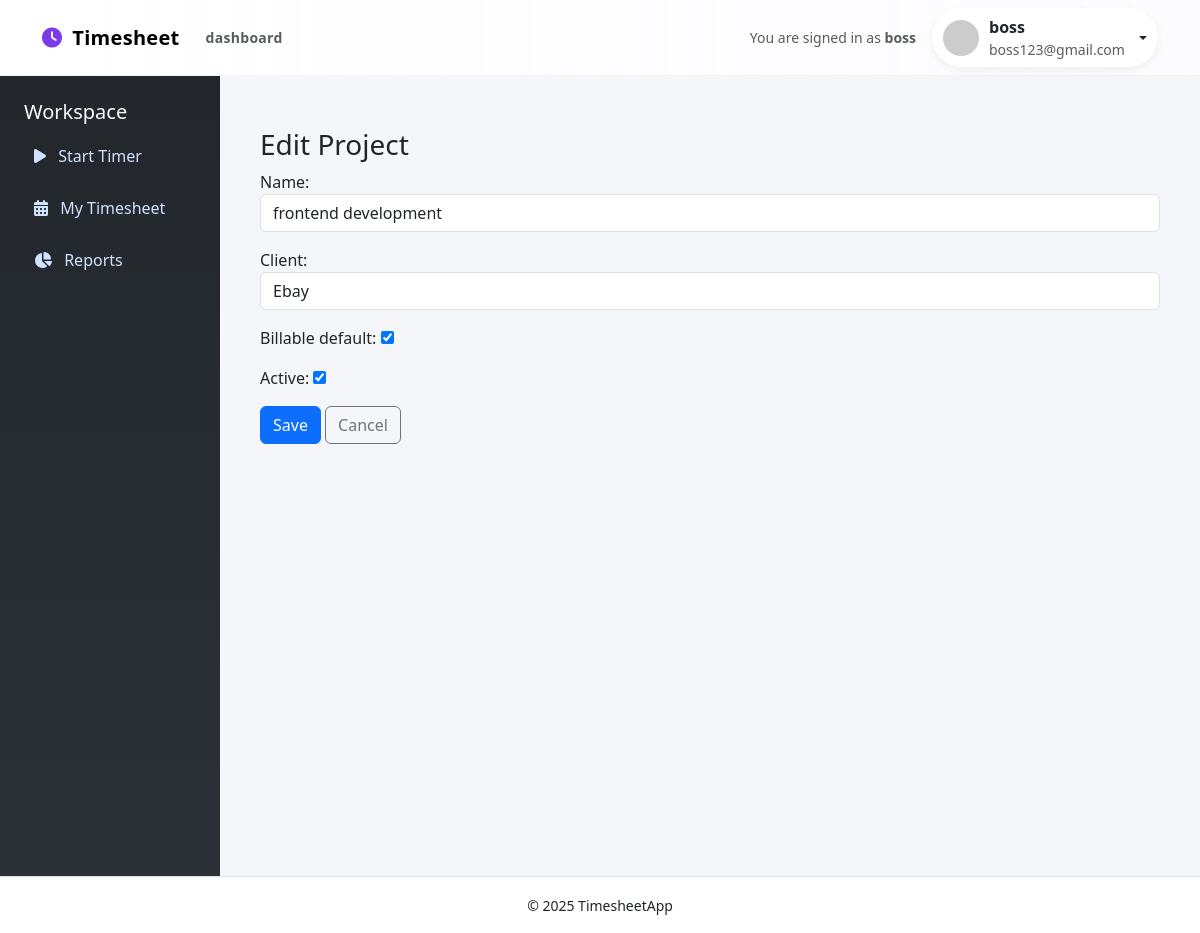
Screenshot of /manager/projects/2/edit/ (signed in) with the database file from the repository.
### timesheet_app/models.py (models this page shows, shortened)
class CustomUser(AbstractUser):
    role = models.CharField(max_length=10, choices=ROLE_CHOICES)

class Project(models.Model):
    name = models.CharField(max_length=120)
    client = models.CharField(max_length=120)
    billable_default = models.BooleanField(default=True)
    active = models.BooleanField(default=True)
    created_at = models.DateTimeField(auto_now_add=True)
    updated_at = models.DateTimeField(auto_now=True)
    class Meta:
        indexes = [
            models.Index(fields=["active"]),
        ]

### timesheet_app/views.py (the view)
# urls.py: path("manager/projects/<int:project_id>/edit/", project_edit, name="project_edit"),
@role_required('manager')
@login_required
def project_edit(request, project_id):
    proj = get_object_or_404(Project, pk=project_id)
    if request.method == 'POST':
        form = ProjectForm(request.POST, instance=proj)
        if form.is_valid():
            form.save()
            messages.success(request, 'Project updated.')
            return redirect('projects_list')
    else:
        form = ProjectForm(instance=proj)
    return render(request, 'dashboard/project_form.html', {'form': form, 'project': proj})

### timesheet_app/forms.py
class ProjectForm(forms.ModelForm):
    class Meta:
        model = Project
        fields = ["name", "client", "billable_default", "active"]
        widgets = {
            "name": forms.TextInput(attrs={"class": "form-control"}),
            "client": forms.TextInput(attrs={"class": "form-control"}),
            "billable_default": forms.CheckboxInput(),
            "active": forms.CheckboxInput(),
        }

### timesheet_app/templates/dashboard/project_form.html (shortened to what this page needs)
{% extends 'base.html' %}
{% block content %}
<div class="container my-4">
  <h3>{% if project %}Edit Project{% else %}New Project{% endif %}</h3>
  <form method="POST">
    {{ form.as_p }}
    <button class="btn btn-primary">Save</button>
    <a class="btn btn-outline-secondary" href="{% url 'projects_list' %}">Cancel</a>
  </form>
</div>
{% endblock %}

### timesheet_app/templates/base.html (shortened to what this page needs)
{% load static %}
<!doctype html>
<html lang="en">
<head>
  <link href="https://cdn.jsdelivr.net/npm/bootstrap@5.3.0/dist/css/bootstrap.min.css" rel="stylesheet">
  <link href="https://cdnjs.cloudflare.com/ajax/libs/font-awesome/6.4.0/css/all.min.css" rel="stylesheet">
</head>
<body>
<nav class="navbar navbar-expand-lg navbar-light" style="background: linear-gradient(90deg, rgba(255,255,255,0.7), rgba(250,250,255,0.6)); border-bottom:1px solid rgba(0,0,0,0.04);">
  <div class="container">
    <div class="app-brand">
      <i class="fa-solid fa-clock fa-lg" style="color:var(--accent)"></i>
      <a class="navbar-brand" href="{% url 'home' %}">Timesheet</a>
      <small class="text-muted">dashboard</small>
    </div>
    <div class="d-flex align-items-center">
      <div class="me-3 text-muted small">You are signed in as <strong>{{ user.get_full_name|default:user.username }}</strong></div>
      {% if user.is_authenticated %}
      <div class="dropdown">
        <button class="btn profile-pill dropdown-toggle" data-bs-toggle="dropdown" aria-expanded="false">
          {% if user.profile.avatar.url %}
            <img src="{{ user.profile.avatar.url }}" alt="avatar">
          {% else %}
            <img src="https://ui-avatars.com/api/?name={{ user.username }}&background=7c3aed&color=fff" alt="avatar">
          {% endif %}
          <div class="d-none d-sm-block text-start">
            <div style="font-weight:600">{{ user.get_full_name|default:user.username }}</div>
            <div class="small text-muted">{{ user.email }}</div>
          </div>
        </button>
      </div>
      {% endif %}
    </div>
  </div>
</nav>
<div class="d-flex">
  {% block sidebar %}
  <div class="sidebar">
    <h5 class="text-light">Workspace</h5>
    <a href="{% url 'add_time_entry' %}"><i class="fa-solid fa-play me-2"></i> Start Timer</a>
    <a href="{% url 'my_timesheet' %}"><i class="fa-solid fa-calendar-days me-2"></i> My Timesheet</a>
    <a href="{% url 'my_reports' %}"><i class="fa-solid fa-chart-pie me-2"></i> Reports</a>
  </div>
  {% endblock %}
  <div class="content-wrapper">
    {% block content %}{% endblock %}
  </div>
</div>
<footer class="text-center py-3 border-top">
  <small>&copy; 2025 TimesheetApp</small>
</footer>
</body>
</html>

### timesheet_app/templates/base.html (style rules this page uses)
:root { --primary:#0d6efd; --muted:#6c757d; --card:#ffffff; --bg:#f4f6f9; --accent:#7c3aed; }
body { display: flex; min-height: 100vh; flex-direction: column; }
.sidebar { width: 220px; background: linear-gradient(180deg,#23272b, #2b3136); color: #fff; min-height: 100vh; padding: 24px; }
.sidebar a { display: block; color: #cfe2ff; margin: 12px 0; text-decoration: none; padding: 8px 10px; border-radius: 8px; }
.content-wrapper { flex: 1; padding: 28px; background: var(--bg); min-height: 100vh; }
.app-brand { font-weight:700; letter-spacing:0.3px; display:flex; align-items:center; gap:10px; }
.profile-pill { display:flex; align-items:center; gap:10px; background:var(--card); padding:6px 10px; border-radius:999px; box-shadow:0 3px 8px rgba(12,12,12,0.06); }
.profile-pill img { width:36px; height:36px; border-radius:50%; object-fit:cover; }

### rows the page displays
CustomUser: get_full_name "boss", email "boss123@gmail.com"
Project: name "frontend development", client "Ebay", billable_default "☑", active "☑"
